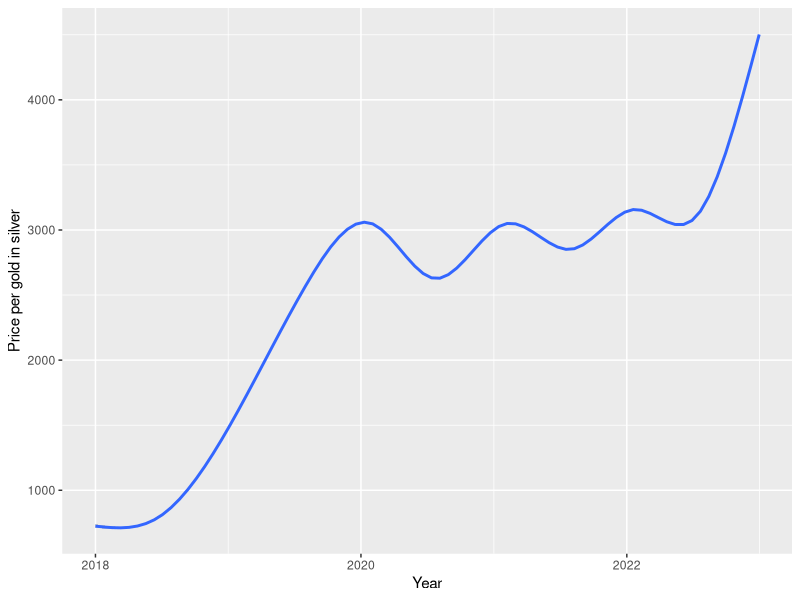
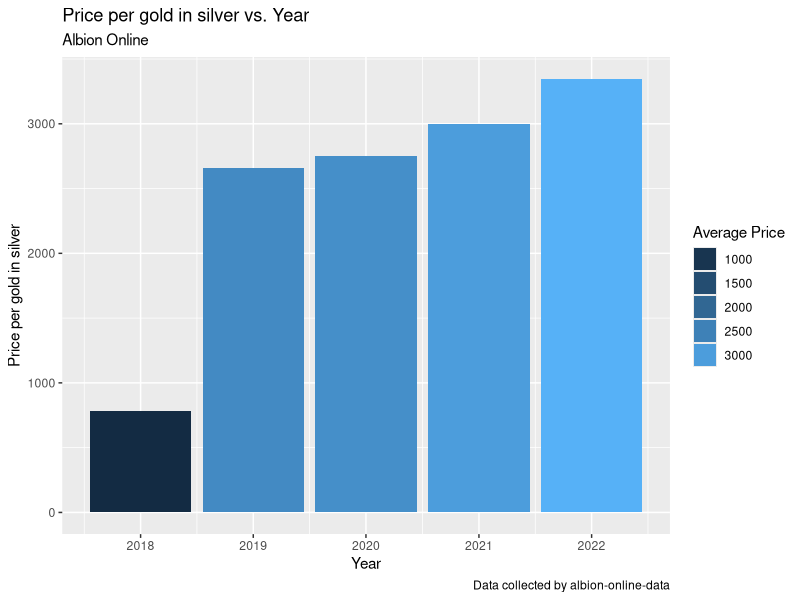

The R script that drew these images, in order:
library(lubridate)
library(dplyr)
library(ggplot2)
library(tidyverse)
setwd("C:/Data Science/Analysis/AlbionOnline_GoldAnalysis")
df <- read.csv('data/gold_data.csv')
df$date <- as.POSIXct(df$date, format="%Y-%m-%d")
head(df)
df %>%
  group_by(year=floor_date(date, "year")) %>%
  summarize(average_price=mean(price)) %>% 
  mutate(annual_growth_rate=(average_price/lag(average_price) - 1) * 100)
df %>%
  group_by(month=floor_date(date, "month")) %>%
  summarize(average_price=mean(price)) %>% 
  mutate(month_growth_rate=(average_price/lag(average_price) - 1) * 100)
ggplot(data=df)+
  geom_smooth(mapping=aes(x=date,y=price))+
  xlab("Year") + ylab('Price per gold in silver')
df_bar <- df %>%
  group_by(year=floor_date(date, "year")) %>%
  summarize(average_price=mean(price)) %>% 
  mutate(annual_growth_rate=(average_price/lag(average_price) - 1) * 100)
ggplot(data=df_bar)+
  geom_col(mapping=aes(x=year,y=average_price,fill=average_price))+
  xlab("Year") + ylab('Price per gold in silver')+
  guides(fill=guide_legend(title="Average Price"))+
  labs(title="Price per gold in silver vs. Year", subtitle='Albion Online',
       caption="Data collected by albion-online-data")
